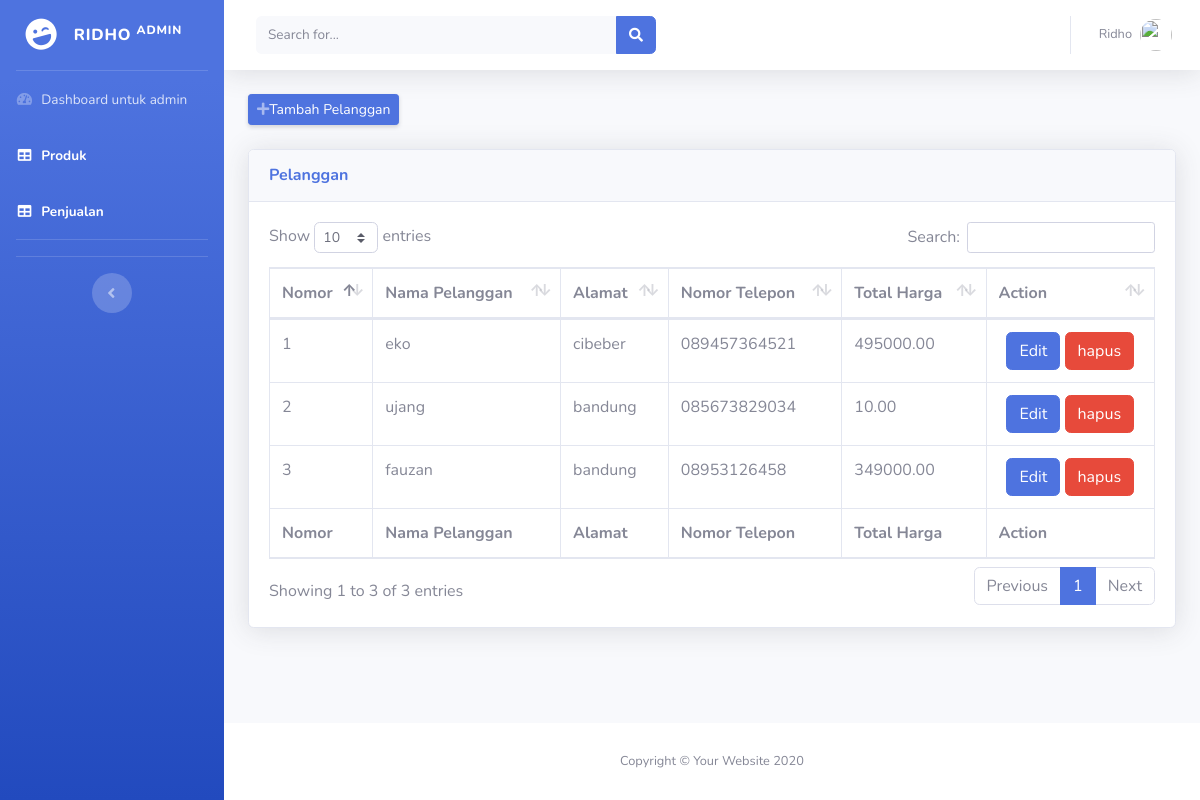
The page /views/V_transaksi.php (signed in) on the database its author committed.
### tables this page shows
CREATE TABLE `penjualan` (
  `PenjualanID` int(11) NOT NULL,
  `TanggalPenjualan` date NOT NULL,
  `TotalHarga` decimal(10,2) NOT NULL,
  `PelangganID` int(11) NOT NULL
);

CREATE TABLE `pelanggan` (
  `PelangganID` int(11) NOT NULL,
  `NamaPelanggan` varchar(225) NOT NULL,
  `Alamat` text NOT NULL,
  `NomorTelepon` varchar(15) NOT NULL
);

### controllers/C_koneksi.php (called while the page is built, shortened)
<?php
class C_koneksi {
public function conn() {
        $conn = mysqli_connect('localhost', 'root', '', 'kasir_08');
        if(!$conn){
            die("Koneksi gagal total : " .mysqli_connect_error());
        }else{
            return $conn;
        }
}
}
?>

### controllers/C_penjualan.php (called while the page is built, shortened)
<?php
include_once 'C_koneksi.php';
class C_penjualan{
    public function tampil(){
        $conn = new C_koneksi();
        $sql = "SELECT * FROM penjualan JOIN pelanggan ON penjualan.PelangganID=pelanggan.PelangganID";
        $query = mysqli_query($conn->conn(), $sql);
        while ($p = mysqli_fetch_object($query)) {
            $hasil[] = $p;
        }
        return $hasil;
    }
}
?>

### views/V_transaksi.php (the view, shortened to what this page needs)
<?php
include_once 'template/header.php';
include_once 'template/sidebar.php';
include_once 'template/topbar.php';
include_once '../controllers/C_penjualan.php';
$penjualan = new C_penjualan();
?>
<div class="container-fluid">
<?php
 if ($_SESSION['data']['role'] == 'admin'){?>
<div class="d-sm-flex align-items-center justify-content-between mb-4">
<a href="tambah_transaksi.php" class="d-none d-sm-inline-block btn btn-sm btn-primary shadow-sm"><i class="fas fa-plus da-sm text-white-50"></i>Tambah Pelanggan</a>
</div>
<?php } ?>
<div class="card shadow mb-4">
    <div class="card-header py-3">
        <h6 class="m-0 font-weight-bold text-primary">Pelanggan</h6>
    </div>
                        <div class="card-body">
                            <div class="table-responsive">
                                <table class="table table-bordered" id="dataTable" width="100%" cellspacing="0">
                                    <thead>
                                        <tr>
                                            <th>Nomor</th>
                                            <th>Nama Pelanggan</th>
                                            <th>Alamat</th>
                                            <th>Nomor Telepon</th>
                                            <th>Total Harga</th>
                                               <th>Action</th>
                                        </tr>
                                    </thead>
                                    <tbody>
                                    <?php
                                    $nomor = 1;
                                    foreach ($penjualan->tampil() as $p) {
                                    ?>
                                        <tr>
                                            <td><?php echo $nomor++ ?></td>
                                            <td><?= $p->NamaPelanggan ?></td>
                                            <td><?= $p->Alamat ?></td>
                                            <td><?= $p->NomorTelepon ?></td>
                                            <td><?= $p->TotalHarga ?></td>
                                            <?php
                                                if ($_SESSION['data']['role'] == 'admin'){?>
                                            <td align = 'center'><a href="V_edit_transaksi.php?id=<?= $p->PenjualanID ?>"class="btn btn-primary btn-icon-split">
                                        <span class="text">Edit</span>
                                    </a>
                                         <a onclick="return confirm('Apakah yakin data akan di hapus?')"
                                    href="../routers/r_transaksi.php?id=<?= $p->PelangganID?>&aksi=hapus"><button type="button" name="hapus"  class="btn btn-danger ">hapus</button></a>
                                </td>
                                <?php }elseif ($_SESSION['data']['role'] == 'petugas') {
                                    ?><td><a href="detail_pembelian.php?id=<?= $p->PelangganID  ?>"class="btn btn-warning btn-icon-split">
                                    <span class="text">Beli</span>
                                </a></td><?php
                                } ?>
                                    </tr>
                                <?php }?>
                                    </tbody>
                                    <tfoot>
                                        <tr>
                                        <th>Nomor</th>
                                            <th>Nama Pelanggan</th>
                                            <th>Alamat</th>
                                            <th>Nomor Telepon</th>
                                            <th>Total Harga</th>
                                            <th>Action</th>
                                        </tr>
                                    </tfoot>
                                </table>
                            </div>
                        </div>
                    </div>
                </div>
            </div>
            <footer class="sticky-footer bg-white">
                <div class="container my-auto">
                    <div class="copyright text-center my-auto">
                        <span>Copyright &copy; Your Website 2020</span>
                    </div>
                </div>
            </footer>
<?php
include_once 'template/footer.php';
?>

### views/template/header.php (shortened to what this page needs)
<!DOCTYPE html>
<html lang="en">
<head>
    <link href="../assets/vendor/fontawesome-free/css/all.min.css" rel="stylesheet" type="text/css">
    <link href="../assets/css/sb-admin-2.min.css" rel="stylesheet">
    <link href="../assets/vendor/datatables/dataTables.bootstrap4.min.css" rel="stylesheet">
</head>

### views/template/sidebar.php (shortened to what this page needs)
<body id="page-top">
    <div id="wrapper">
        <ul class="navbar-nav bg-gradient-primary sidebar sidebar-dark accordion" id="accordionSidebar">
            <a class="sidebar-brand d-flex align-items-center justify-content-center" href="../index.php">
                <div class="sidebar-brand-icon rotate-n-15">
                    <i class="fas fa-laugh-wink"></i>
                </div>
                <div class="sidebar-brand-text mx-3"><?= $_SESSION['data']['user'] ?> <sup><?= $_SESSION['data']['role'] ?></sup></div>
            </a>
            <?php if($_SESSION['data']['role'] == 'admin'){
            ?>
            <hr class="sidebar-divider my-0">
            <li class="nav-item">
                <a class="nav-link" href="home_user.php">
                    <i class="fas fa-fw fa-tachometer-alt"></i>
                    <span>Dashboard untuk admin</span></a>
            </li>
            <li class="nav-item active">
                <a class="nav-link" href="V_barang.php">
                    <i class="fas fa-fw fa-table"></i>
                    <span>Produk</span></a>
            </li>
            <li class="nav-item active">
                <a class="nav-link" href="V_transaksi.php">
                    <i class="fas fa-fw fa-table"></i>
                    <span>Penjualan</span></a>
            </li>
            <hr class="sidebar-divider">
            <?php } ?>
            <hr class="sidebar-divider d-none d-md-block">
            <div class="text-center d-none d-md-inline">
                <button class="rounded-circle border-0" id="sidebarToggle"></button>
            </div>
        </ul>

### views/template/topbar.php (shortened to what this page needs)
<div id="content-wrapper" class="d-flex flex-column">
    <div id="content">
        <nav class="navbar navbar-expand navbar-light bg-white topbar mb-4 static-top shadow">
            <form
                class="d-none d-sm-inline-block form-inline mr-auto ml-md-3 my-2 my-md-0 mw-100 navbar-search">
                <div class="input-group">
                    <input type="text" class="form-control bg-light border-0 small" placeholder="Search for..."
                        aria-label="Search" aria-describedby="basic-addon2">
                    <div class="input-group-append">
                        <button class="btn btn-primary" type="button">
                            <i class="fas fa-search fa-sm"></i>
                        </button>
                    </div>
                </div>
            </form>
            <ul class="navbar-nav ml-auto">
                <li class="nav-item dropdown no-arrow">
                    <a class="nav-link dropdown-toggle" href="#" id="userDropdown" role="button"
                        data-toggle="dropdown" aria-haspopup="true" aria-expanded="false">
                        <span class="mr-2 d-none d-lg-inline text-gray-600 small"><?= $_SESSION['data']['user'] ?></span>
                        <img class="img-profile rounded-circle"
                            src="../assets/img/undraw_profile.svg">
                    </a>
                </li>
            </ul>
        </nav>

### views/template/footer.php (shortened to what this page needs)
</body>
</html>

### rows shown on the page
penjualan: PelangganID.NamaPelanggan "eko", PelangganID.Alamat "cibeber", PelangganID.NomorTelepon "089457364521", TotalHarga "495000.00"
penjualan: PelangganID.NamaPelanggan "ujang", PelangganID.Alamat "bandung", PelangganID.NomorTelepon "085673829034", TotalHarga "10.00"
penjualan: PelangganID.NamaPelanggan "fauzan", PelangganID.Alamat "bandung", PelangganID.NomorTelepon "08953126458", TotalHarga "349000.00"

### other values the page prints
$_SESSION['data']['user'] "RIDHO"
$_SESSION['data']['role'] "ADMIN"
$_SESSION['data']['user'] "Ridho"
